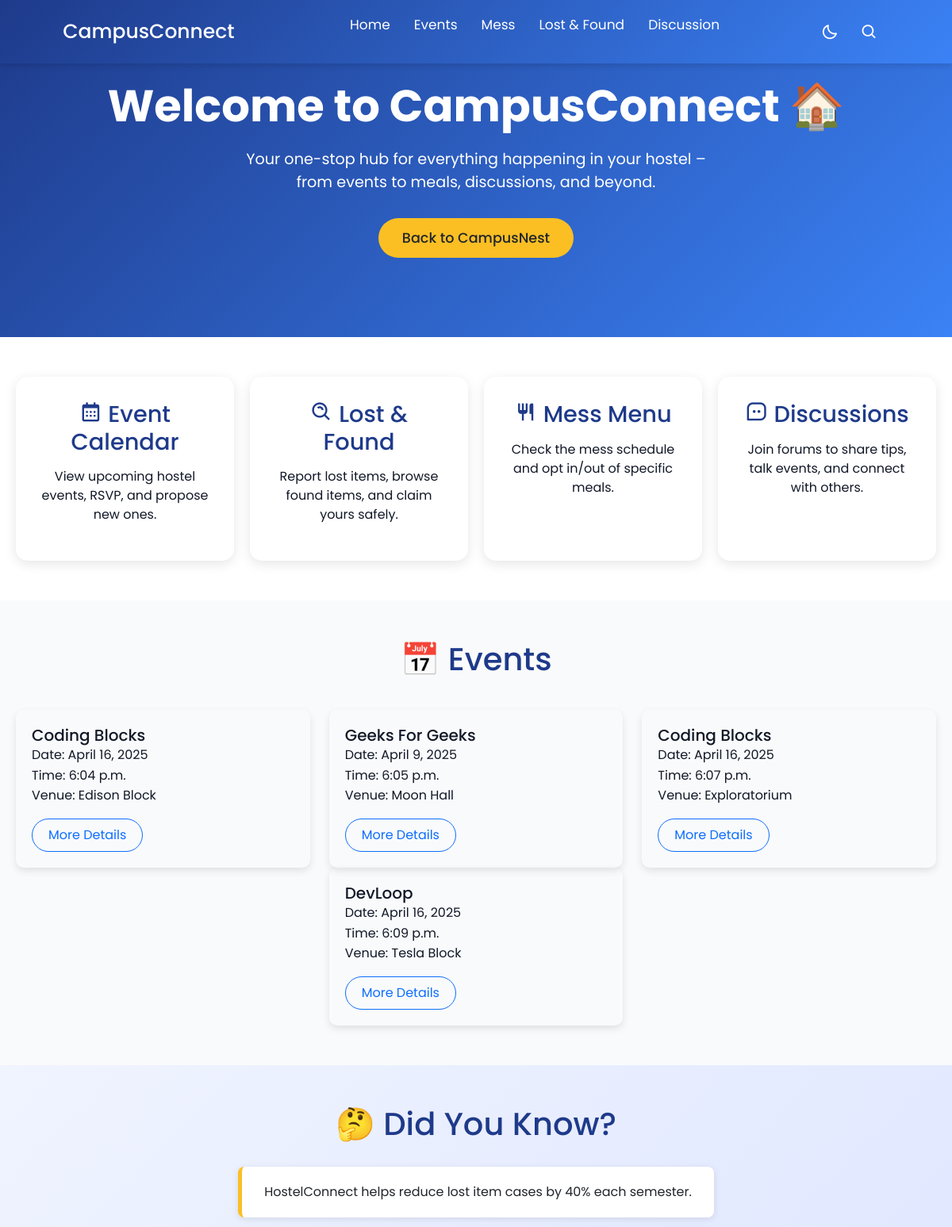
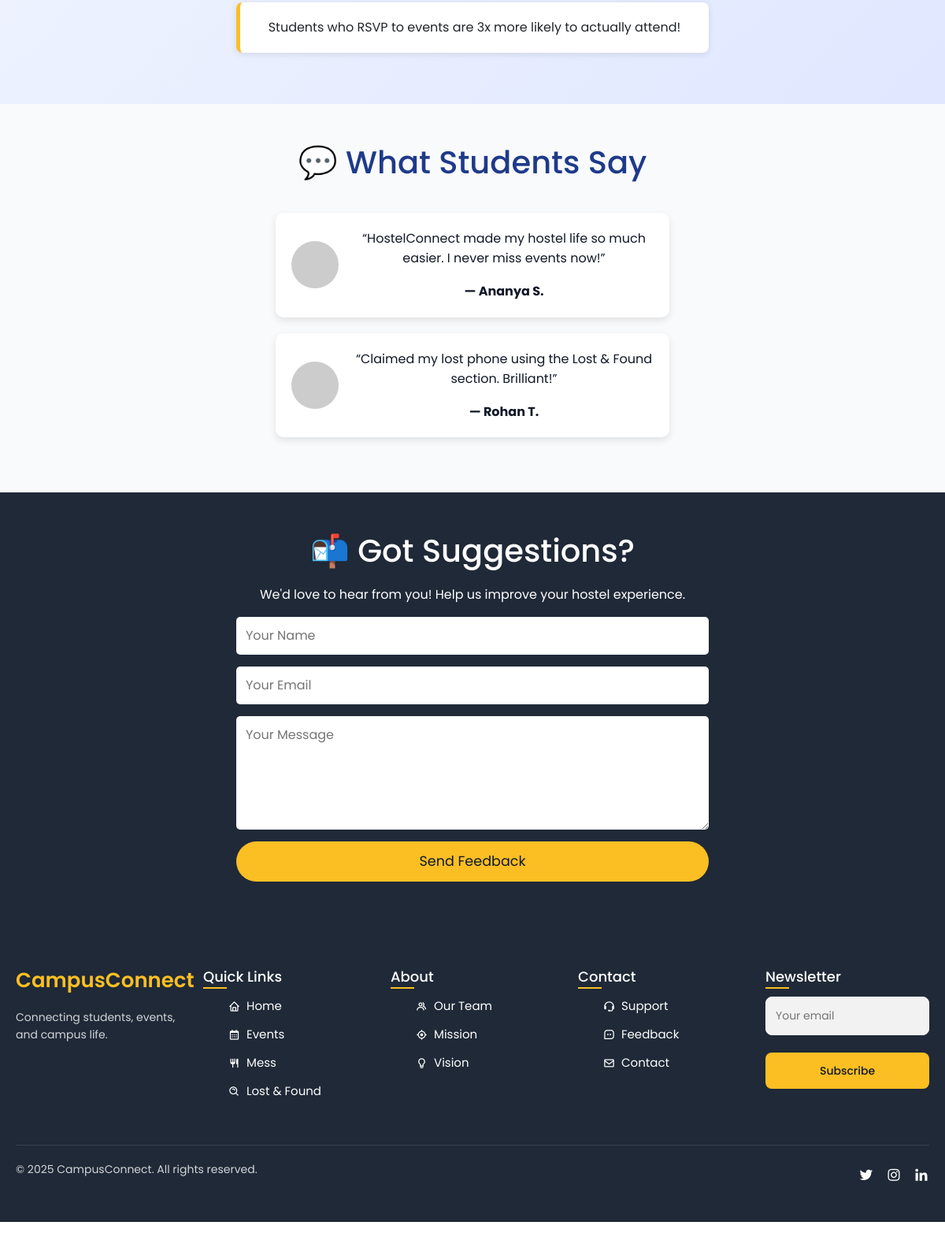
The page /app2/ on the database its author committed (2 pictures, top to bottom).
### app2/models.py (models this page shows, shortened)
class Form(models.Model):
    name = models.CharField(max_length=255)
    date = models.DateField()
    time = models.TimeField()
    venue = models.CharField(max_length=255)
    description = models.TextField(help_text="Event description", blank=True, null=True)
    organizer = models.CharField(max_length=255)

### app2/views.py (the view)
# urls.py: path('', views.app2index, name='app2index'),
def app2index(request):
    show = Form.objects.all()
    return render(request, 'index.html', {'show': show})

### app2/templates/index.html (shortened to what this page needs)
{% extends 'base.html' %}
{% block content %}
<link href="https://cdn.jsdelivr.net/npm/bootstrap@5.3.3/dist/css/bootstrap.min.css" rel="stylesheet">
<link href='https://unpkg.com/boxicons@2.1.4/css/boxicons.min.css' rel='stylesheet'>
  <link rel="stylesheet" href="https://cdnjs.cloudflare.com/ajax/libs/font-awesome/6.4.0/css/all.min.css">
<section class="hero-section fade-in">
  <div class="container">
    <h1>Welcome to CampusConnect 🏠</h1>
    <p>Your one-stop hub for everything happening in your hostel – from events to meals, discussions, and beyond.</p>
    <a href="{% url 'index' %}" class="btn">Back to CampusNest</a>
  </div>
</section>
<div class="container-custom" id="features">
  <div class="card-custom fade-in">
    <h2><i class='bx bx-calendar'></i> Event Calendar</h2>
    <p>View upcoming hostel events, RSVP, and propose new ones.</p>
  </div>
  <div class="card-custom fade-in">
    <h2><i class='bx bx-search-alt'></i> Lost & Found</h2>
    <p>Report lost items, browse found items, and claim yours safely.</p>
  </div>
  <div class="card-custom fade-in">
    <h2><i class='bx bx-restaurant'></i> Mess Menu</h2>
    <p>Check the mess schedule and opt in/out of specific meals.</p>
  </div>
  <div class="card-custom fade-in">
    <h2><i class='bx bx-message-square-dots'></i> Discussions</h2>
    <p>Join forums to share tips, talk events, and connect with others.</p>
  </div>
</div>
<section class="events-section">
  <h2 class="fade-in">📅 Events</h2>
  <div class="row justify-content-center">
    {% if show %}
      {% for event in show %}
        <div class="col-md-4">
          <div class="event-card fade-in">
            <div class="card-body">
              <h5 class="card-title">{{ event.organizer }}</h5>
              <p class="card-text">
                Date: {{ event.date }}<br>
                Time: {{ event.time }}<br>
                Venue: {{ event.venue }}
              </p>
              <a href="{% url 'events' %}" class="btn btn-outline-primary">More Details</a>
            </div>
          </div>
        </div>
      {% endfor %}
    {% else %}
      <p class="text-center fade-in">No upcoming events yet. Stay tuned!</p>
    {% endif %}
  </div>
</section>
<section class="did-you-know">
  <h2 class="fade-in">🤔 Did You Know?</h2>
  <div class="fun-fact">HostelConnect helps reduce lost item cases by 40% each semester.</div>
  <div class="fun-fact">Students who RSVP to events are 3x more likely to actually attend!</div>
</section>
<section class="testimonials">
  <h2 class="fade-in">💬 What Students Say</h2>
  <div class="testimonial-card fade-in">
    <img src="https://randomuser.me/api/portraits/women/1.jpg" alt="Ananya">
    <div>
      <p>“HostelConnect made my hostel life so much easier. I never miss events now!”</p>
      <strong>— Ananya S.</strong>
    </div>
  </div>
  <div class="testimonial-card fade-in">
    <img src="https://randomuser.me/api/portraits/men/1.jpg" alt="Rohan">
    <div>
      <p>“Claimed my lost phone using the Lost & Found section. Brilliant!”</p>
      <strong>— Rohan T.</strong>
    </div>
  </div>
</section>
<section class="contact-section">
  <h2 class="fade-in">📬 Got Suggestions?</h2>
  <p>We'd love to hear from you! Help us improve your hostel experience.</p>
  <form class="fade-in">
    <input type="text" placeholder="Your Name" required>
    <input type="email" placeholder="Your Email" required>
    <textarea placeholder="Your Message" rows="5" required></textarea>
    <button type="submit">Send Feedback</button>
  </form>
</section>
{% endblock %}

### dashboard/static/css/style.css (style rules this page uses)
body { font-family: 'Poppins', sans-serif; background-color: #f4f6f9; }

### app2/templates/base.html (style rules this page uses)
* { margin: 0; padding: 0; box-sizing: border-box; font-family: 'Poppins', sans-serif; transition: all 0.4s ease;; }
:root { --primary: #1E3A8A; --secondary: #3B82F6; --background: #F9FAFB; --dark-bg: #1F2937; --text: #111827; --text-light: #FFFFFF; --accent: #FBBF24; --body-color: #E4E9F7; --nav-color: #4070F4; --side-nav: #010718; --text-color: #FFF; --search-bar: #F2F2F2; --search-text: #010718; }
body { margin-top: auto; height: 100vh; background-color: var(--background); color: var(--text); line-height: 1.6; }

### app2/templates/index.html (style rules this page uses)
.hero-section { background: linear-gradient(135deg, var(--primary), var(--secondary)); color: var(--text-light); padding: 100px 20px; text-align: center; position: relative; overflow: hidden; }
.hero-section::before { content: ''; position: absolute; top: 0; left: 0; width: 100%; height: 100%; background: url('https://source.unsplash.com/random/1920x1080?campus') no-repeat center/cover; opacity: 0.2; z-index: 0; }
.hero-section h1 { font-family: 'Poppins', sans-serif; font-size: 3.5rem; font-weight: 700; margin-bottom: 20px; position: relative; z-index: 1; }
.hero-section p { font-size: 1.2rem; max-width: 600px; margin: 0 auto 30px; position: relative; z-index: 1; }
.hero-section .btn { background: var(--accent); border: none; padding: 12px 30px; font-size: 1.1rem; font-weight: 500; border-radius: 50px; transition: transform 0.3s ease, box-shadow 0.3s ease; position: relative; z-index: 1; }
.container-custom { max-width: 1200px; margin: 50px auto; display: grid; grid-template-columns: repeat(auto-fit, minmax(250px, 1fr)); gap: 20px; padding: 0 20px; }
.card-custom { background: var(--text-light); border-radius: 15px; padding: 30px; text-align: center; box-shadow: 0 4px 15px rgba(0, 0, 0, 0.1); transition: transform 0.3s ease, box-shadow 0.3s ease; }
.card-custom h2 { font-family: 'Poppins', sans-serif; font-size: 1.8rem; color: var(--primary); margin-bottom: 15px; }
.card-custom p { font-size: 1rem; color: var(--text); }
.events-section { padding: 50px 20px; background: var(--background); }
.events-section h2 { font-family: 'Poppins', sans-serif; font-size: 2.5rem; text-align: center; margin-bottom: 40px; color: var(--primary); }
.event-card { border-radius: 10px; overflow: hidden; box-shadow: 0 4px 10px rgba(0, 0, 0, 0.1); transition: transform 0.3s ease; }
.event-card .card-body { padding: 20px; }
.event-card .btn { border-radius: 50px; padding: 8px 20px; }
.did-you-know { padding: 50px 20px; background: linear-gradient(135deg, #F0F4FF, #E0E7FF); text-align: center; }
.did-you-know h2 { font-family: 'Poppins', sans-serif; font-size: 2.5rem; color: var(--primary); margin-bottom: 30px; }
.fun-fact { max-width: 600px; margin: 15px auto; padding: 20px; background: var(--text-light); border-left: 5px solid var(--accent); border-radius: 8px; box-shadow: 0 2px 8px rgba(0, 0, 0, 0.1); animation: slideUp 0.6s ease-out; }
.testimonials { padding: 50px 20px; background: var(--background); text-align: center; }
.testimonials h2 { font-family: 'Poppins', sans-serif; font-size: 2.5rem; color: var(--primary); margin-bottom: 40px; }
.testimonial-card { max-width: 500px; margin: 20px auto; padding: 20px; background: var(--text-light); border-radius: 10px; box-shadow: 0 4px 10px rgba(0, 0, 0, 0.1); display: flex; align-items: center; gap: 20px; }
.testimonial-card img { width: 60px; height: 60px; border-radius: 50%; object-fit: cover; }
.contact-section { padding: 50px 20px; background: var(--dark-bg); color: var(--text-light); text-align: center; }
.contact-section h2 { font-family: 'Poppins', sans-serif; font-size: 2.5rem; margin-bottom: 20px; }
.contact-section form { max-width: 600px; margin: 0 auto; display: flex; flex-direction: column; gap: 15px; }
.contact-section input, .contact-section textarea { padding: 12px; border: none; border-radius: 5px; font-size: 1rem; }
.contact-section button { padding: 12px; background: var(--accent); border: none; border-radius: 50px; color: var(--text); font-size: 1.1rem; cursor: pointer; transition: background 0.3s ease; }

### rows shown on the page
Form: organizer "Coding Blocks", date "April 16, 2025", time "6:04 p.m.", venue "Edison Block"
Form: organizer "Geeks For Geeks", date "April 9, 2025", time "6:05 p.m.", venue "Moon Hall"
Form: organizer "Coding Blocks", date "April 16, 2025", time "6:07 p.m.", venue "Exploratorium"
Form: organizer "DevLoop", date "April 16, 2025", time "6:09 p.m.", venue "Tesla Block"
